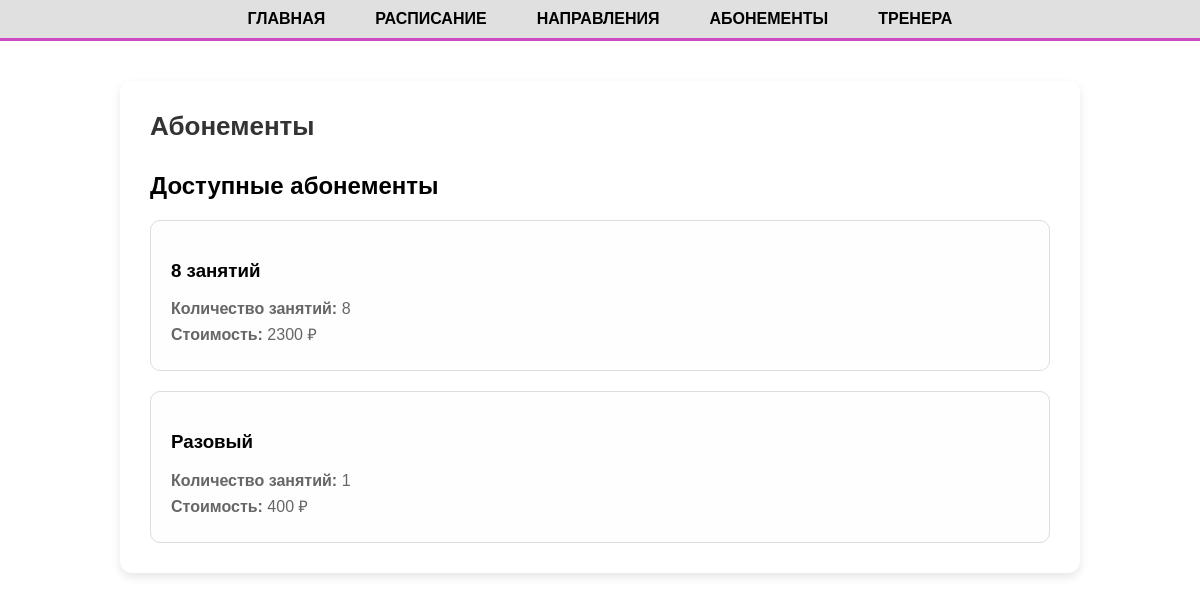
Screenshot of /subscriptions.php with the database file from the repository.
### tables this page shows
CREATE TABLE `subscription_templates` (
    `subtemp_id` INT(10) NOT NULL AUTO_INCREMENT,
    `name` VARCHAR(255) NOT NULL,
    `amount` INT(10) NOT NULL CHECK (amount > 0),
    `cost` INT(10) NOT NULL CHECK (cost > 0),
    PRIMARY KEY (`subtemp_id`)
);

### subscriptions.php (the view, shortened to what this page needs)
<?php
include_once 'config.php';
$role = $_SESSION['role'];
$subscriptions = $pdo->query("SELECT * FROM subscription_templates")->fetchAll();
$templates = $pdo->query("SELECT * FROM subscription_templates")->fetchAll();
?>
<!DOCTYPE html>
<html lang="ru">
<head>
    <link rel="stylesheet" href="templates_style.css">
</head>
<body>
<header>
    <nav class="navbar">
        <a href="main.php">ГЛАВНАЯ</a>
        <a href="schedule.php">РАСПИСАНИЕ</a>
        <a href="templates.php">НАПРАВЛЕНИЯ</a>
        <a href="subscriptions.php">АБОНЕМЕНТЫ</a>
        <?php if ($role !== 'coach'): ?>
        <a href="coaches.php">ТРЕНЕРА</a>
        <?php endif; ?>
    </nav>
</header>
<hr class="line">
<div class="container">
    <div class="header">
        <h1>Абонементы</h1>
    </div>
    <h2>Доступные абонементы</h2>
    <?php if (empty($templates)): ?>
        <p>Пока нет шаблонов абонементов.</p>
    <?php else: ?>
        <div class="template-list">
            <?php foreach ($templates as $sub): ?>
                <div class="template-card">
                    <div class="template-info">
                        <h3><?= htmlspecialchars($sub['name']) ?></h3>
                        <p><strong>Количество занятий:</strong> <?= $sub['amount'] ?></p>
                        <p><strong>Стоимость:</strong> <?= $sub['cost'] ?> ₽</p>
                    </div>
                </div>
            <?php endforeach; ?>
        </div>
    <?php endif; ?>
</div>
</body>
</html>

### templates_style.css (style rules this page uses)
body { margin: 0; font-family: 'Montserrat', sans-serif; background-color: #fff; }
header { background-color: #e0e0e0; padding: 10px 0; }
.navbar { display: flex; justify-content: center; gap: 50px; }
.navbar a { text-decoration: none; color: black; font-size: 16px; font-weight: bold; }
.line { border: none; height: 3px; background: #cc4bc1; margin: 0; }
.container { max-width: 900px; margin: 40px auto; background: #fff; padding: 30px; border-radius: 12px; box-shadow: 0 4px 10px rgba(0,0,0,0.1); }
.header { display: flex; justify-content: space-between; align-items: center; margin-bottom: 30px; }
h1 { margin: 0; font-size: 26px; color: #333; }
.template-list { display: flex; flex-direction: column; gap: 20px; }
.template-card { display: flex; justify-content: space-between; align-items: start; padding: 20px; background: #fefefe; border: 1px solid #ddd; border-radius: 10px; }
.template-info p { margin: 5px 0; color: #666; }

### rows the page displays
subscription_templates: name "8 занятий", amount "8", cost "2300"
subscription_templates: name "Разовый", amount "1", cost "400"
